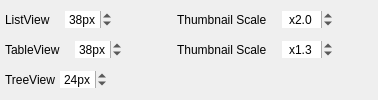
             <widget class="QWidget" name="tab__icon">
              <attribute name="icon">
               <iconset resource="preference_icons.qrc">
                <normaloff>:/main/icons/ic_photo_white.png</normaloff>:/main/icons/ic_photo_white.png</iconset>
              </attribute>
              <attribute name="title">
               <string>Icon / Thumbnail</string>
              </attribute>
              <layout class="QVBoxLayout" name="verticalLayout_3">
               <property name="spacing">
                <number>5</number>
               </property>
               <property name="leftMargin">
                <number>5</number>
               </property>
               <property name="topMargin">
                <number>5</number>
               </property>
               <property name="rightMargin">
                <number>5</number>
               </property>
               <property name="bottomMargin">
                <number>5</number>
               </property>
               <item>
                <layout class="QHBoxLayout" name="horizontalLayout_14">
                 <property name="spacing">
                  <number>15</number>
                 </property>
                 <item>
                  <layout class="QHBoxLayout" name="horizontalLayout_11">
                   <item>
                    <widget class="QLabel" name="label__default_listview_icon_size">
                     <property name="text">
                      <string>ListView</string>
                     </property>
                    </widget>
                   </item>
                   <item>
                    <widget class="QSpinBox" name="spinBox__default_listview_icon_size">
                     <property name="cursor">
                      <cursorShape>PointingHandCursor</cursorShape>
                     </property>
                     <property name="frame">
                      <bool>false</bool>
                     </property>
                     <property name="alignment">
                      <set>Qt::AlignCenter</set>
                     </property>
                     <property name="suffix">
                      <string>px</string>
                     </property>
                     <property name="minimum">
                      <number>1</number>
                     </property>
                     <property name="value">
                      <number>38</number>
                     </property>
                    </widget>
                   </item>
                  </layout>
                 </item>
                 <item>
                  <spacer name="horizontalSpacer">
                   <property name="orientation">
                    <enum>Qt::Horizontal</enum>
                   </property>
                   <property name="sizeHint" stdset="0">
                    <size>
                     <width>40</width>
                     <height>20</height>
                    </size>
                   </property>
                  </spacer>
                 </item>
                 <item>
                  <layout class="QHBoxLayout" name="horizontalLayout_13">
                   <item>
                    <widget class="QLabel" name="label__default_listview_thumb_scale">
                     <property name="text">
                      <string>Thumbnail Scale</string>
                     </property>
                    </widget>
                   </item>
                   <item>
                    <widget class="QDoubleSpinBox" name="doubleSpinBox__default_listview_thumb_scale">
                     <property name="frame">
                      <bool>false</bool>
                     </property>
                     <property name="alignment">
                      <set>Qt::AlignCenter</set>
                     </property>
                     <property name="prefix">
                      <string>x</string>
                     </property>
                     <property name="decimals">
                      <number>1</number>
                     </property>
                     <property name="minimum">
                      <double>0.100000000000000</double>
                     </property>
                     <property name="maximum">
                      <double>50.000000000000000</double>
                     </property>
                     <property name="singleStep">
                      <double>0.100000000000000</double>
                     </property>
                     <property name="value">
                      <double>2.000000000000000</double>
                     </property>
                    </widget>
                   </item>
                   <item>
                    <spacer name="horizontalSpacer_14">
                     <property name="orientation">
                      <enum>Qt::Horizontal</enum>
                     </property>
                     <property name="sizeHint" stdset="0">
                      <size>
                       <width>40</width>
                       <height>20</height>
                      </size>
                     </property>
                    </spacer>
                   </item>
                  </layout>
                 </item>
                </layout>
               </item>
               <item>
                <layout class="QHBoxLayout" name="horizontalLayout_16">
                 <property name="spacing">
                  <number>15</number>
                 </property>
                 <item>
                  <layout class="QHBoxLayout" name="horizontalLayout_12">
                   <item>
                    <widget class="QLabel" name="label__default_tableview_icon_size">
                     <property name="text">
                      <string>TableView</string>
                     </property>
                    </widget>
                   </item>
                   <item>
                    <widget class="QSpinBox" name="spinBox__default_tableview_icon_size">
                     <property name="cursor">
                      <cursorShape>PointingHandCursor</cursorShape>
                     </property>
                     <property name="frame">
                      <bool>false</bool>
                     </property>
                     <property name="alignment">
                      <set>Qt::AlignCenter</set>
                     </property>
                     <property name="suffix">
                      <string>px</string>
                     </property>
                     <property name="minimum">
                      <number>1</number>
                     </property>
                     <property name="value">
                      <number>38</number>
                     </property>
                    </widget>
                   </item>
                  </layout>
                 </item>
                 <item>
                  <spacer name="horizontalSpacer_2">
                   <property name="orientation">
                    <enum>Qt::Horizontal</enum>
                   </property>
                   <property name="sizeHint" stdset="0">
                    <size>
                     <width>40</width>
                     <height>20</height>
                    </size>
                   </property>
                  </spacer>
                 </item>
                 <item>
                  <layout class="QHBoxLayout" name="horizontalLayout_15">
                   <item>
                    <widget class="QLabel" name="label__default_tableview_thumb_scale">
                     <property name="text">
                      <string>Thumbnail Scale</string>
                     </property>
                    </widget>
                   </item>
                   <item>
                    <widget class="QDoubleSpinBox" name="doubleSpinBox__default_tableview_thumb_scale">
                     <property name="frame">
                      <bool>false</bool>
                     </property>
                     <property name="alignment">
                      <set>Qt::AlignCenter</set>
                     </property>
                     <property name="prefix">
                      <string>x</string>
                     </property>
                     <property name="decimals">
                      <number>1</number>
                     </property>
                     <property name="minimum">
                      <double>0.100000000000000</double>
                     </property>
                     <property name="maximum">
                      <double>50.000000000000000</double>
                     </property>
                     <property name="singleStep">
                      <double>0.100000000000000</double>
                     </property>
                     <property name="value">
                      <double>1.300000000000000</double>
                     </property>
                    </widget>
                   </item>
                   <item>
                    <spacer name="horizontalSpacer_15">
                     <property name="orientation">
                      <enum>Qt::Horizontal</enum>
                     </property>
                     <property name="sizeHint" stdset="0">
                      <size>
                       <width>40</width>
                       <height>20</height>
                      </size>
                     </property>
                    </spacer>
                   </item>
                  </layout>
                 </item>
                </layout>
               </item>
               <item>
                <layout class="QHBoxLayout" name="horizontalLayout_9">
                 <item>
                  <widget class="QLabel" name="label__default_treeview_icon_size">
                   <property name="text">
                    <string>TreeView</string>
                   </property>
                  </widget>
                 </item>
                 <item>
                  <widget class="QSpinBox" name="spinBox__default_treeview_icon_size">
                   <property name="cursor">
                    <cursorShape>PointingHandCursor</cursorShape>
                   </property>
                   <property name="frame">
                    <bool>false</bool>
                   </property>
                   <property name="alignment">
                    <set>Qt::AlignCenter</set>
                   </property>
                   <property name="suffix">
                    <string>px</string>
                   </property>
                   <property name="minimum">
                    <number>1</number>
                   </property>
                   <property name="value">
                    <number>24</number>
                   </property>
                  </widget>
                 </item>
                 <item>
                  <spacer name="horizontalSpacer_3">
                   <property name="orientation">
                    <enum>Qt::Horizontal</enum>
                   </property>
                   <property name="sizeHint" stdset="0">
                    <size>
                     <width>40</width>
                     <height>20</height>
                    </size>
                   </property>
                  </spacer>
                 </item>
                </layout>
               </item>
              </layout>
             </widget>
